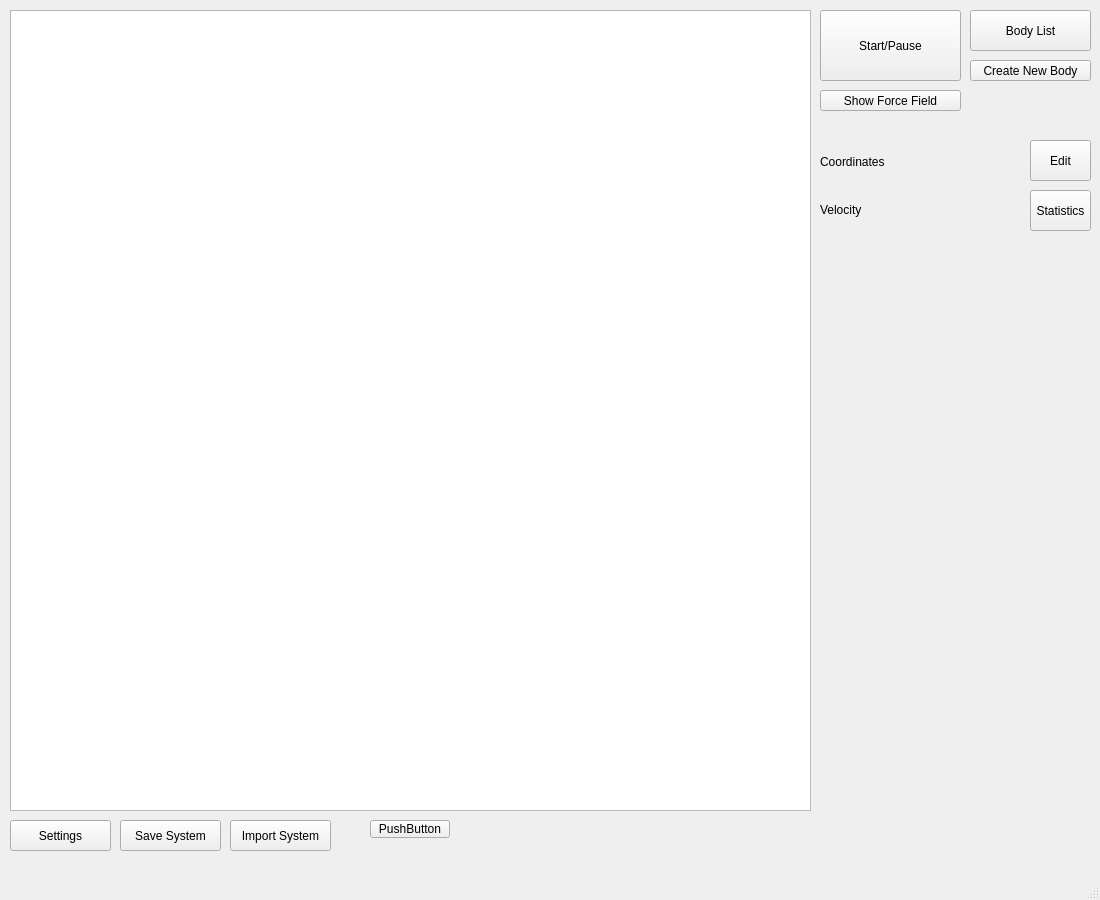
<?xml version="1.0" encoding="UTF-8"?>
<ui version="4.0">
 <class>MainWindow</class>
 <widget class="QMainWindow" name="MainWindow">
  <property name="geometry">
   <rect>
    <x>0</x>
    <y>0</y>
    <width>1100</width>
    <height>900</height>
   </rect>
  </property>
  <property name="windowTitle">
   <string>MainWindow</string>
  </property>
  <widget class="QWidget" name="centralwidget">
   <widget class="QGraphicsView" name="SceneView">
    <property name="enabled">
     <bool>true</bool>
    </property>
    <property name="geometry">
     <rect>
      <x>10</x>
      <y>10</y>
      <width>801</width>
      <height>801</height>
     </rect>
    </property>
   </widget>
   <widget class="QPushButton" name="SettingsButton">
    <property name="geometry">
     <rect>
      <x>10</x>
      <y>820</y>
      <width>101</width>
      <height>31</height>
     </rect>
    </property>
    <property name="text">
     <string>Settings</string>
    </property>
   </widget>
   <widget class="QPushButton" name="NewBodyButton">
    <property name="geometry">
     <rect>
      <x>970</x>
      <y>60</y>
      <width>121</width>
      <height>21</height>
     </rect>
    </property>
    <property name="text">
     <string>Create New Body</string>
    </property>
   </widget>
   <widget class="QPushButton" name="StartPauseButton">
    <property name="geometry">
     <rect>
      <x>820</x>
      <y>10</y>
      <width>141</width>
      <height>71</height>
     </rect>
    </property>
    <property name="text">
     <string>Start/Pause</string>
    </property>
   </widget>
   <widget class="QPushButton" name="BodyListButton">
    <property name="geometry">
     <rect>
      <x>970</x>
      <y>10</y>
      <width>121</width>
      <height>41</height>
     </rect>
    </property>
    <property name="text">
     <string>Body List</string>
    </property>
   </widget>
   <widget class="QWidget" name="gridLayoutWidget">
    <property name="geometry">
     <rect>
      <x>820</x>
      <y>140</y>
      <width>201</width>
      <height>91</height>
     </rect>
    </property>
    <layout class="QGridLayout" name="gridLayout">
     <item row="0" column="1">
      <widget class="QLabel" name="XCoordLabel">
       <property name="text">
        <string/>
       </property>
      </widget>
     </item>
     <item row="0" column="0">
      <widget class="QLabel" name="label">
       <property name="text">
        <string>Coordinates</string>
       </property>
      </widget>
     </item>
     <item row="1" column="0">
      <widget class="QLabel" name="label_2">
       <property name="text">
        <string>Velocity</string>
       </property>
      </widget>
     </item>
     <item row="1" column="1">
      <widget class="QLabel" name="XVelLabel">
       <property name="text">
        <string/>
       </property>
      </widget>
     </item>
     <item row="0" column="2">
      <widget class="QLabel" name="YCoordLabel">
       <property name="text">
        <string/>
       </property>
      </widget>
     </item>
     <item row="1" column="2">
      <widget class="QLabel" name="YVelLabel">
       <property name="text">
        <string/>
       </property>
      </widget>
     </item>
    </layout>
   </widget>
   <widget class="QPushButton" name="EditButton">
    <property name="geometry">
     <rect>
      <x>1030</x>
      <y>140</y>
      <width>61</width>
      <height>41</height>
     </rect>
    </property>
    <property name="text">
     <string>Edit</string>
    </property>
   </widget>
   <widget class="QPushButton" name="ForceFieldButton">
    <property name="geometry">
     <rect>
      <x>820</x>
      <y>90</y>
      <width>141</width>
      <height>21</height>
     </rect>
    </property>
    <property name="text">
     <string>Show Force Field</string>
    </property>
   </widget>
   <widget class="QPushButton" name="StatisticsButton">
    <property name="geometry">
     <rect>
      <x>1030</x>
      <y>190</y>
      <width>61</width>
      <height>41</height>
     </rect>
    </property>
    <property name="text">
     <string>Statistics</string>
    </property>
   </widget>
   <widget class="QPushButton" name="SaveSystemButton">
    <property name="geometry">
     <rect>
      <x>120</x>
      <y>820</y>
      <width>101</width>
      <height>31</height>
     </rect>
    </property>
    <property name="text">
     <string>Save System</string>
    </property>
   </widget>
   <widget class="QPushButton" name="ImportSystemButton">
    <property name="geometry">
     <rect>
      <x>230</x>
      <y>820</y>
      <width>101</width>
      <height>31</height>
     </rect>
    </property>
    <property name="text">
     <string>Import System</string>
    </property>
   </widget>
   <widget class="QPushButton" name="pushButton">
    <property name="geometry">
     <rect>
      <x>370</x>
      <y>820</y>
      <width>80</width>
      <height>18</height>
     </rect>
    </property>
    <property name="text">
     <string>PushButton</string>
    </property>
   </widget>
  </widget>
  <widget class="QMenuBar" name="menubar">
   <property name="geometry">
    <rect>
     <x>0</x>
     <y>0</y>
     <width>1100</width>
     <height>17</height>
    </rect>
   </property>
  </widget>
  <widget class="QStatusBar" name="statusbar"/>
 </widget>
 <resources/>
 <connections/>
</ui>
